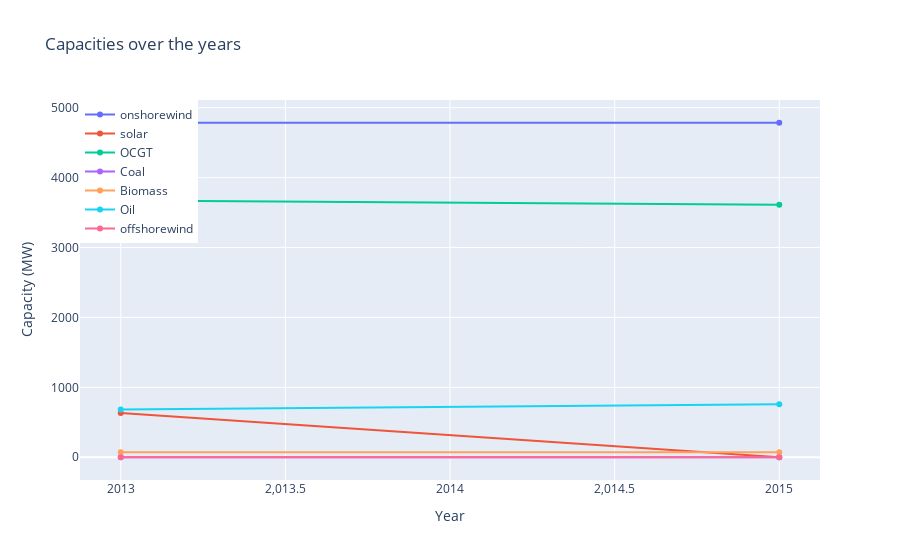

Notebook code cell kept with this figure:
### Code cell
#make a 100% stacket area chart of the generation for all years
def plot_generation(years):
    fig = go.Figure()

    for generator in ['onshorewind', 'solar', 'OCGT', 'Coal', 'Biomass', 'Oil', 'offshorewind']:
        fig.add_trace(go.Scatter(x=years, y=[sum(generations[year][generator]) for year in years],
                                 mode='lines+markers',
                                 name=generator))

    fig.update_layout(title='Generation over the years',
                      xaxis_title='Year',
                      yaxis_title='Capacity (MW)',
                      legend=dict(x=0, y=1, traceorder='normal'))

    fig.show()
available_years = [year for year in range(2013, 2017) 
                   if year in capacities_dic and not calendar.isleap(year)]

plot_capacities(available_years)

### Figure 1 — Plotly figure (JSON) as saved in the notebook; plotly's stock layout.template omitted (floating-point values rounded to 4 significant figures)
{"data": [{"mode": "lines+markers", "name": "onshorewind", "type": "scatter", "x": [2013, 2015], "y": [4785.0, 4785.0]}, {"mode": "lines+markers", "name": "solar", "type": "scatter", "x": [2013, 2015], "y": [633.6, 0]}, {"mode": "lines+markers", "name": "OCGT", "type": "scatter", "x": [2013, 2015], "y": [3673.0, 3610.0]}, {"mode": "lines+markers", "name": "Coal", "type": "scatter", "x": [2013, 2015], "y": [0, 0]}, {"mode": "lines+markers", "name": "Biomass", "type": "scatter", "x": [2013, 2015], "y": [70, 70]}, {"mode": "lines+markers", "name": "Oil", "type": "scatter", "x": [2013, 2015], "y": [681.6, 758.6]}, {"mode": "lines+markers", "name": "offshorewind", "type": "scatter", "x": [2013, 2015], "y": [0, 0]}], "layout": {"legend": {"traceorder": "normal", "x": 0, "y": 1}, "title": {"text": "Capacities over the years"}, "xaxis": {"title": {"text": "Year"}}, "yaxis": {"title": {"text": "Capacity (MW)"}}}}
